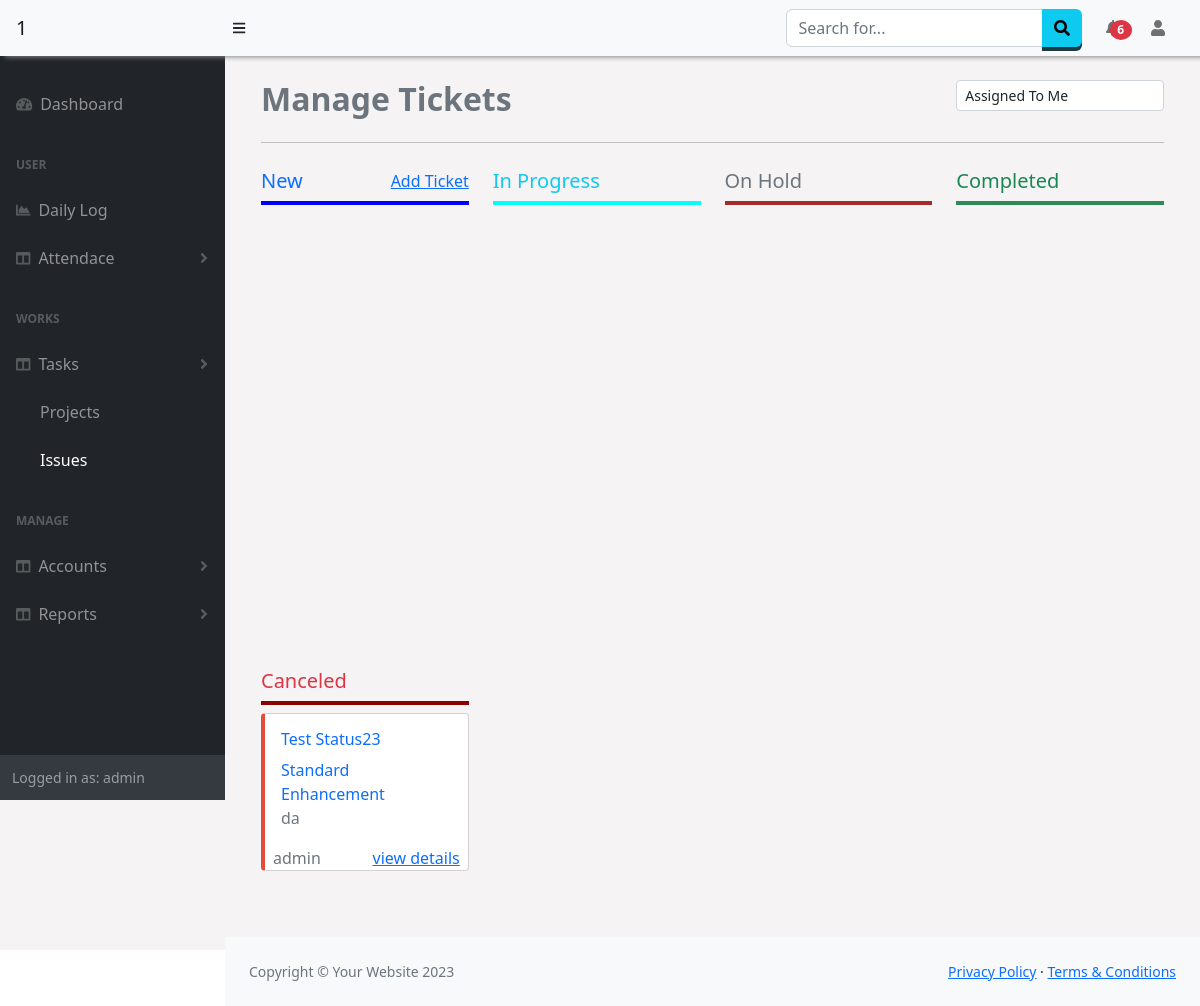
Screenshot of /Issue/ (signed in) with the database file from the repository.
### Issue/models.py (models this page shows, shortened)
class Ticket(models.Model):
    ticket_name= models.CharField(max_length=30)
    ticket_type= models.CharField(max_length=30)
    short_desc= models.CharField(max_length=130,null=True)
    open_date= models.DateField(null=True)
    affected_user= models.ForeignKey(employee,null=True,on_delete=models.SET_NULL)
    priority= models.CharField(max_length=30)
    state= models.CharField(max_length=30,default="New",null=True)
    last_updated= models.DateField(null=True)
    assigned_grp= models.CharField(max_length=30,null=True)
    assigned_to= models.ForeignKey(User,on_delete=models.SET_NULL,null=True)
    email= models.EmailField(max_length=100,null=True)
    comments= models.CharField(max_length=120,null=True)
    company = models.ForeignKey(Company,on_delete=models.SET_NULL,null=True)

### Issue/views.py (the view)
# urls.py: path('', views.index, name="allcustomers"),
@login_required
def index(request):
    users = checkTeams(request)
    comp = request.session['comp']
    allusers =User.objects.filter(pk__in=users[0]).values('id','username')
    ticket = Ticket.objects.filter(company__id=comp)
    mytickets = Ticket.objects.filter(assigned_to= request.user)
    customer = employee.objects.all().values()
    dic = {
        'ticket':ticket,
        'users':list(allusers),
        'customer':list(customer),
        'mytickets':mytickets
        }
    return render(request, 'Issues/allIssues.html', dic)

### Attendance/context_processors.py (called while the page is built)
def getNewLeaves(request):
    if request.user.id:
        is_manager = checkTeams(request)
        if is_manager[1] == True:
            new_leaves = Leave.objects.filter(user__id__in=is_manager[0],approval = 2)
        else:
            today = datetime.datetime.now()
            new_leaves = Leave.objects.filter(user=request.user,date_approved__gte=today.date())
        return {"manager":is_manager[1],'n_leaves':new_leaves}
    else:
        return {}

def getLogApproval(request):
    if request.user.id:
        is_manager = checkTeams(request)
        if is_manager[1] == True:
            l_approval = LogApproval.objects.filter(user__id__in=is_manager[0],request=True)
        else:
            l_approval = LogApproval.objects.filter(user=request.user,status=True)
        return {'n_log_approval':l_approval}
    else:
        return {}

### Manager/views.py (called while the page is built, shortened)
def checkTeams(request):
    is_team = False
    if request.user.is_superuser:
        users = Employees.objects.values('user').filter(company=request.session['comp'])
        is_team=True
    return users,is_team

### Issue/templates/Issues/allIssues.html (shortened to what this page needs)
{% extends "base.html" %}
{% block script %}
<link href="/static/css/drag-n-drop.css" rel="stylesheet" />
{% endblock %}
{% block content %}
<div class="container">
    <div class="table-wrapper">
        <div class="table-title">
            <div class="row d-flex justify-content-between">
                <div class="col-sm-4 col-md-6 col-xs-8 col-12 text-secondary">
                    <h2><b>Manage Tickets</b></h2>
                </div>
                <div class="col-sm-3 col-12">
                    <select id="sview" class="form-control form-control-sm">
                        <option value="assignedcard">Assigned To Me</option>
                    </select>
                </div>
            </div>
        </div><hr>
        <div id="myAssignedView" class="mt-2 mb-3">
            <div class="row">
                <div class="column column-todo col-12 col-md-3 col-sm-6" id="new" ondrop="drop(event)" ondragover="allowDrop(event)" style="height:500px;">
                    <div class="d-flex justify-content-between" style="border-bottom: 4px solid blue !important;">
                        <div ><h5 class="text-primary">New</h5></div>
                        <div ><a href="#" data-bs-toggle="modal" data-bs-target="#ticketModal"><span>Add Ticket</span></a></div>
                    </div>
                </div>
                <div class="column column-todo col-12 col-md-3 col-sm-6" id="inprogress" ondrop="drop(event)" ondragover="allowDrop(event)">
                    <div class="d-flex justify-content-between" style="border-bottom: 4px solid cyan !important;">
                        <div ><h5 class="text-info">In Progress</h5></div>
                    </div>
                </div>
                <div class="column column-todo col-12 col-md-3 col-sm-6" id="hold" ondrop="drop(event)" ondragover="allowDrop(event)">
                    <div class="d-flex justify-content-between" style="border-bottom: 4px solid brown !important;">
                        <div ><h5 class="text-secondary">On Hold</h5></div>
                    </div>
                </div>
                <div class="column column-todo col-12 col-md-3 col-sm-6" id="complete" ondrop="drop(event)" ondragover="allowDrop(event)">
                    <div class="d-flex justify-content-between" style="border-bottom: 4px solid seagreen !important;">
                        <div ><h5 class="text-success">Completed</h5></div>
                    </div>
                </div>
                <div class="column column-todo col-12 col-md-3 col-sm-6" id="canceled" ondrop="drop(event)" ondragover="allowDrop(event)">
                    <div class="d-flex justify-content-between" style="border-bottom: 4px solid darkred !important;">
                        <div ><h5 class="text-danger">Canceled</h5></div>
                    </div>
                    {%for i in mytickets %}
                    {% if i.state == 'Canceled' %}
                    <div draggable="true" ondragstart="drag(event)" data-id="{{i.id}}" class="card mt-2 mb-3 rounded-1" style="border-left: 0.25rem solid{% if i.priority == 'high' %}#e74a3b{% elif i.priority == 'medium' %}#36b9cc{% elif i.priority == 'low' %}#4e73df {% endif %};">
                        <div class="card-body text-primary">
                        <h6 class="card-title">{{i.ticket_name}}</h6>
                        <span class="fw-light">{{i.ticket_type}}</span>
                        <p class="card-text text-secondary mt-0"> {{i.short_desc}}</p>
                        </div>
                        <div class="d-flex justify-content-between">
                            <div ><span class="ms-2 text-secondary">{{i.assigned_to}}</span></div>
                            <div ><span class="me-2"><a href="{% url 'issueDetails' issueid=i.id %}">view details</a></span></div>
                        </div>
                    </div>
                    {% endif %}
                    {% endfor %}
                </div>
            </div>
        </div>
    </div>
</div>
{% endblock %}

### templates/base.html (shortened to what this page needs)
<!DOCTYPE html>
<html lang="en">
    <head>
        <link href="https://cdn.jsdelivr.net/npm/simple-datatables@7.1.2/dist/style.min.css" rel="stylesheet" />
        <link href="https://cdn.datatables.net/1.13.5/css/jquery.dataTables.min.css" rel="stylesheet" />
        <link href="https://cdn.datatables.net/buttons/2.4.1/css/buttons.dataTables.min.css" rel="stylesheet" />
        <link href="/static/css/styles.css" rel="stylesheet" />
        <link href="/static/css/customSB.css" rel="stylesheet" />
        {% block script %}
        {% endblock %}
    </head>
    <body class="sb-nav-fixed" >
        <nav class="sb-topnav navbar navbar-expand-sm navbar-light bg-light fixed-top" style=" box-shadow: 5px 1px 5px #888888;">
            <a class="navbar-brand ps-3 bg-light" href="{% url 'home' %}">{{request.session.company}}{{request.session.id}}</a>
            <button class="btn btn-link btn-sm order-2 order-lg-0 me-4 me-lg-0" id="sidebarToggle" href="#!"><i class="fas fa-bars"></i></button>
            <form class="d-none d-md-inline-block form-inline ms-auto me-0 me-md-3 my-2 my-md-0">
                <div class="input-group">
                    <input class="form-control" type="text" placeholder="Search for..." aria-label="Search for..." aria-describedby="btnNavbarSearch" />
                    <button class="btn btn-info" id="btnNavbarSearch" type="button"><i class="fas fa-search"></i></button>
                </div>
            </form>
            <ul class="navbar-nav ms-auto ms-md-0 ">
                <li class="nav-item dropdown">
                    <a class="nav-link dropdown-toggle" id="navbarDropdown" href="#" role="button" data-bs-toggle="dropdown" aria-expanded="false"> <span class="badge badge-sm badge-danger badge-counter bg-danger rounded-circle " style="margin-left:-10px;">{% if n_leaves.count|add:n_log_approval.count != 0 %}{{ n_leaves.count|add:n_log_approval.count}}{% endif %}</span></a>
                        </a></li>
                    </ul>
            <ul class="navbar-nav  ms-md-0 me-3 me-lg-4">
                <li class="nav-item dropdown">
                    <a class="nav-link dropdown-toggle" id="navbarDropdown" href="#" role="button" data-bs-toggle="dropdown" aria-expanded="false"><i class="fas fa-user fa-fw"></i></a>
                </li>
            </ul>
        </nav>
        <div id="layoutSidenav" style="background-color:rgb(245, 243, 243);">
            <div id="layoutSidenav_nav">
                <nav class="sb-sidenav accordion sb-sidenav-dark" id="sidenavAccordion" >
                    <div class="sb-sidenav-menu" >
                        <div class="nav">
                            <a class="nav-link mt-4" href="{% url 'home' %}">
                                <div class="sb-nav-link-icon"><i class="fas fa-tachometer-alt"></i></div>
                                <span style="{% if request.path == '/' %}color:white;{% endif %}">Dashboard<span>
                            </a>
                            <div class="sb-sidenav-menu-heading">User</div>
                            <a class="nav-link" href="{% url 'dailylog' %}">
                                <div class="sb-nav-link-icon"><i class="fas fa-chart-area"></i></div>
                                <span style="{% if request.path == '/Worklog/dailylog/' %}color:white;{% endif %}">Daily Log<span>
                            </a>
                            <a class="nav-link collapsed" href="#" data-bs-toggle="collapse" data-bs-target="#collapseAttendance" aria-expanded="false" aria-controls="collapseLayouts">
                                <div class="sb-nav-link-icon"><i class="fas fa-columns"></i></div>
                                Attendace
                                <div class="sb-sidenav-collapse-arrow"><i class="fas fa-angle-down"></i></div>
                            </a>
                            <div class="sb-sidenav-menu-heading">Works</div>
                            <a class="nav-link collapsed" href="#" data-bs-toggle="collapse" data-bs-target="#collapseLayouts" aria-expanded="false" aria-controls="collapseLayouts">
                                <div class="sb-nav-link-icon"><i class="fas fa-columns"></i></div>
                                Tasks
                                <div class="sb-sidenav-collapse-arrow"><i class="fas fa-angle-down"></i></div>
                            </a>
                            <div class="" id="collapseLayouts" aria-labelledby="headingOne" data-bs-parent="#sidenavAccordion">
                                <nav class="sb-sidenav-menu-nested nav">
                                    <a class="nav-link" href="{% url 'aproject' %}" style="{% if request.path|slice:'9' == '/Project/' %}color:white;{% endif %}">Projects</a>
                                    <a class="nav-link" href="{% url 'index' %}" style="{% if request.path|slice:'7' == '/Issue/' %}color:white;{% endif %}">Issues</a>
                                </nav>
                            </div>
                            <div class="sb-sidenav-menu-heading">Manage</div>
                            <a class="nav-link collapsed" href="#" data-bs-toggle="collapse" data-bs-target="#collapseDetails" aria-expanded="false" aria-controls="collapseLayouts">
                                <div class="sb-nav-link-icon"><i class="fas fa-columns"></i></div>
                                Accounts
                                <div class="sb-sidenav-collapse-arrow"><i class="fas fa-angle-down"></i></div>
                            </a>
                            <a class="nav-link collapsed" href="#" data-bs-toggle="collapse" data-bs-target="#collapseReports" aria-expanded="false" aria-controls="collapseLayouts">
                                <div class="sb-nav-link-icon"><i class="fas fa-columns"></i></div>
                                Reports
                                <div class="sb-sidenav-collapse-arrow"><i class="fas fa-angle-down"></i></div>
                            </a>
                        </div>
                    </div>
                    <div class="sb-sidenav-footer">
                        <div class="small">Logged in as: {{ user.username}}</div>
                    </div>
                </nav>
            </div>
            <div id="layoutSidenav_content" >
                <main class="p-4" >
                    {% block content %}
                {% endblock %}
                </main>
                <footer class="py-4 bg-light mt-auto">
                    <div class="container-fluid px-4">
                        <div class="d-flex align-items-center justify-content-between small">
                            <div class="text-muted">Copyright &copy; Your Website 2023</div>
                            <div>
                                <a href="#">Privacy Policy</a>
                                &middot;
                                <a href="#">Terms &amp; Conditions</a>
                            </div>
                        </div>
                    </div>
                </footer>
            </div>
        </div>
        <link href="https://cdnjs.cloudflare.com/ajax/libs/twitter-bootstrap/5.2.0/css/bootstrap.min.css" rel="stylesheet" type="text/css">
    </body>
</html>

### static/css/drag-n-drop.css (style rules this page uses)
.card { margin-bottom: 10px; border-radius: 3px; cursor: pointer; cursor: grab; transition: all 0.3s cubic-bezier(0.4, 0.0, 0.2, 1); }
.column { padding: 10px; transition: all 0.3s cubic-bezier(0.4, 0.0, 0.2, 1); }
.card:last-child { margin-bottom: 0; }

### templates/base.html (style rules this page uses)
.dropdown-toggle:after { display: none !important; }
.navbar,.sb-sidenav { background-color:DodgerBlue important; }
.btn { outline: none; cursor: pointer; border: none !important; display: block; position: relative; font-size: 16px ; font-weight: 600 !important; color: #fff; text-transform: uppercase; letter-spacing: 1px; }
.btn-info { background-color: #5bc0de; box-shadow: 0 4px #1C3A42; }

### rows the page displays
Ticket: ticket_name "Test Status23", ticket_type "Standard Enhancement", short_desc "da", assigned_to "admin"

### other values shown
{{ request.session.id }} "1"
{{ n_leaves.count|add:n_log_approval.count }} "6"
{{ user.username }} "admin"
